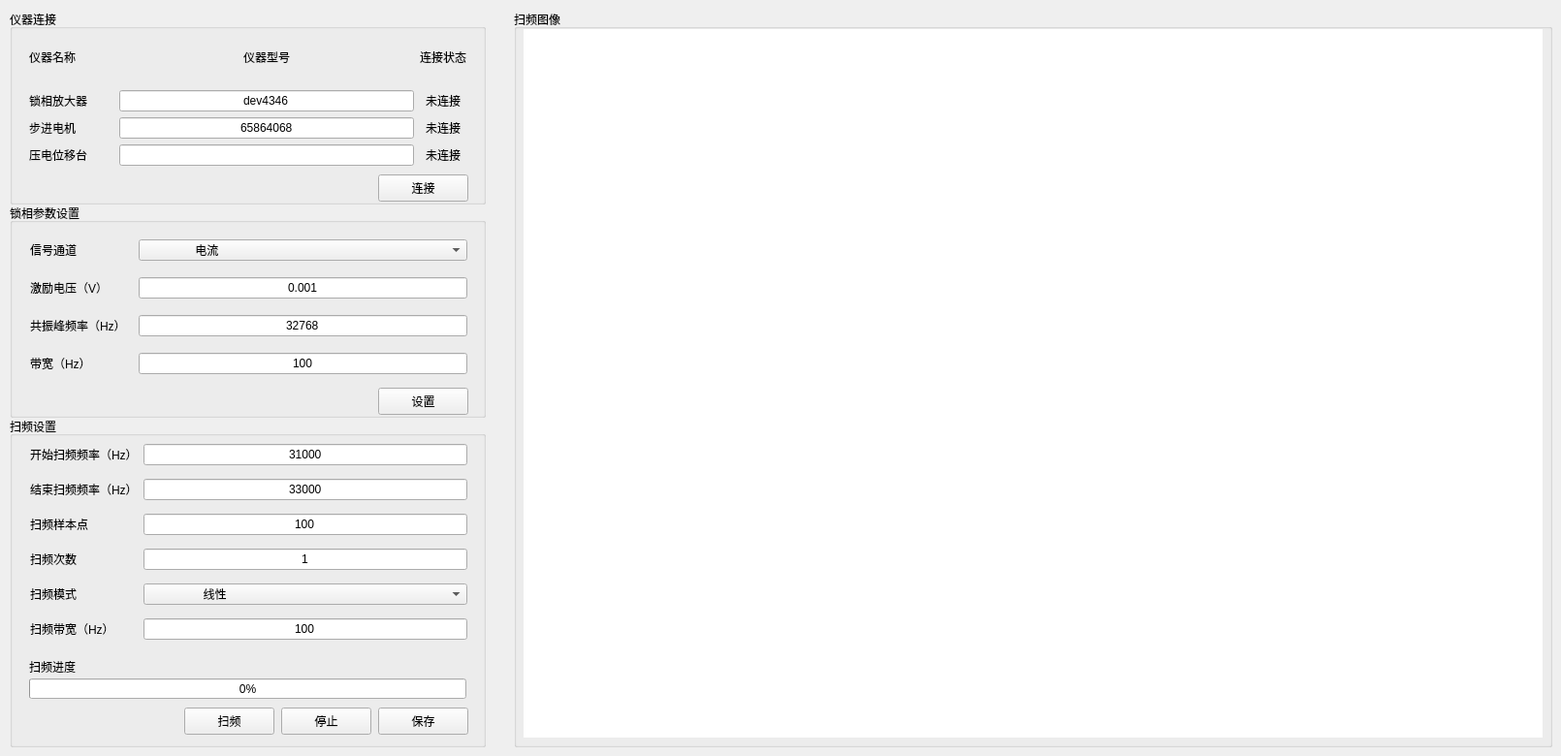
    <widget class="QWidget" name="tab_sweep">
     <attribute name="title">
      <string>仪器连接与扫频</string>
     </attribute>
     <widget class="QGroupBox" name="groupBox_connect">
      <property name="geometry">
       <rect>
        <x>10</x>
        <y>10</y>
        <width>491</width>
        <height>201</height>
       </rect>
      </property>
      <property name="title">
       <string>仪器连接</string>
      </property>
      <widget class="QWidget" name="layoutWidget">
       <property name="geometry">
        <rect>
         <x>20</x>
         <y>20</y>
         <width>451</width>
         <height>141</height>
        </rect>
       </property>
       <layout class="QGridLayout" name="gridLayout_labone_conncetion">
        <item row="0" column="0">
         <widget class="QLabel" name="label_device">
          <property name="text">
           <string>仪器名称</string>
          </property>
         </widget>
        </item>
        <item row="0" column="1">
         <widget class="QLabel" name="label_device_no">
          <property name="text">
           <string>仪器型号</string>
          </property>
          <property name="alignment">
           <set>Qt::AlignCenter</set>
          </property>
         </widget>
        </item>
        <item row="0" column="2">
         <widget class="QLabel" name="label_device_state">
          <property name="text">
           <string>连接状态</string>
          </property>
         </widget>
        </item>
        <item row="1" column="0">
         <widget class="QLabel" name="label_labone_name">
          <property name="text">
           <string>锁相放大器</string>
          </property>
         </widget>
        </item>
        <item row="1" column="1">
         <widget class="QLineEdit" name="lineEdit_labone_no">
          <property name="text">
           <string>dev4346</string>
          </property>
          <property name="alignment">
           <set>Qt::AlignCenter</set>
          </property>
         </widget>
        </item>
        <item row="1" column="2">
         <widget class="QLabel" name="label_labone_state">
          <property name="text">
           <string>未连接</string>
          </property>
          <property name="alignment">
           <set>Qt::AlignCenter</set>
          </property>
         </widget>
        </item>
        <item row="2" column="0">
         <widget class="QLabel" name="label_motor_name">
          <property name="text">
           <string>步进电机</string>
          </property>
         </widget>
        </item>
        <item row="2" column="1">
         <widget class="QLineEdit" name="lineEdit_motor_no">
          <property name="text">
           <string>65864068</string>
          </property>
          <property name="alignment">
           <set>Qt::AlignCenter</set>
          </property>
         </widget>
        </item>
        <item row="2" column="2">
         <widget class="QLabel" name="label_motor_state">
          <property name="text">
           <string>未连接</string>
          </property>
          <property name="alignment">
           <set>Qt::AlignCenter</set>
          </property>
         </widget>
        </item>
        <item row="3" column="0">
         <widget class="QLabel" name="label_mcl_name">
          <property name="sizePolicy">
           <sizepolicy hsizetype="Fixed" vsizetype="Preferred">
            <horstretch>0</horstretch>
            <verstretch>0</verstretch>
           </sizepolicy>
          </property>
          <property name="text">
           <string>压电位移台        </string>
          </property>
         </widget>
        </item>
        <item row="3" column="1">
         <widget class="QLineEdit" name="lineEdit_mcl_no">
          <property name="text">
           <string/>
          </property>
          <property name="alignment">
           <set>Qt::AlignCenter</set>
          </property>
         </widget>
        </item>
        <item row="3" column="2">
         <widget class="QLabel" name="label_mcl_state">
          <property name="text">
           <string>未连接</string>
          </property>
          <property name="alignment">
           <set>Qt::AlignCenter</set>
          </property>
         </widget>
        </item>
       </layout>
      </widget>
      <widget class="QPushButton" name="pushButton_connection">
       <property name="geometry">
        <rect>
         <x>380</x>
         <y>170</y>
         <width>93</width>
         <height>28</height>
        </rect>
       </property>
       <property name="text">
        <string>连接</string>
       </property>
      </widget>
     </widget>
     <widget class="QGroupBox" name="groupBox_setting_labone">
      <property name="geometry">
       <rect>
        <x>10</x>
        <y>210</y>
        <width>491</width>
        <height>221</height>
       </rect>
      </property>
      <property name="title">
       <string>锁相参数设置</string>
      </property>
      <widget class="QPushButton" name="pushButton_labone_para_setting">
       <property name="geometry">
        <rect>
         <x>380</x>
         <y>190</y>
         <width>93</width>
         <height>28</height>
        </rect>
       </property>
       <property name="text">
        <string>设置</string>
       </property>
      </widget>
      <widget class="QWidget" name="layoutWidget">
       <property name="geometry">
        <rect>
         <x>21</x>
         <y>26</y>
         <width>451</width>
         <height>161</height>
        </rect>
       </property>
       <layout class="QGridLayout" name="gridLayout_labone_para">
        <item row="0" column="0">
         <widget class="QLabel" name="label_labone_signal_channel">
          <property name="text">
           <string>信号通道</string>
          </property>
          <property name="alignment">
           <set>Qt::AlignLeading|Qt::AlignLeft|Qt::AlignVCenter</set>
          </property>
         </widget>
        </item>
        <item row="0" column="1">
         <widget class="QComboBox" name="comboBox_labone_channel">
          <property name="statusTip">
           <string notr="true"/>
          </property>
          <property name="styleSheet">
           <string notr="true"/>
          </property>
          <property name="currentText">
           <string comment="0">                电流</string>
          </property>
          <property name="insertPolicy">
           <enum>QComboBox::InsertAtBottom</enum>
          </property>
          <item>
           <property name="text">
            <string>                电流</string>
           </property>
          </item>
          <item>
           <property name="text">
            <string>                电压</string>
           </property>
          </item>
         </widget>
        </item>
        <item row="1" column="0">
         <widget class="QLabel" name="label_labone_voltage">
          <property name="text">
           <string>激励电压（V）</string>
          </property>
          <property name="alignment">
           <set>Qt::AlignLeading|Qt::AlignLeft|Qt::AlignVCenter</set>
          </property>
         </widget>
        </item>
        <item row="1" column="1">
         <widget class="QLineEdit" name="lineEdit_labone_voltage">
          <property name="text">
           <string>0.001</string>
          </property>
          <property name="alignment">
           <set>Qt::AlignCenter</set>
          </property>
         </widget>
        </item>
        <item row="2" column="0">
         <widget class="QLabel" name="label_labone_frequency">
          <property name="sizePolicy">
           <sizepolicy hsizetype="Fixed" vsizetype="Preferred">
            <horstretch>0</horstretch>
            <verstretch>0</verstretch>
           </sizepolicy>
          </property>
          <property name="text">
           <string>共振峰频率（Hz）  </string>
          </property>
          <property name="alignment">
           <set>Qt::AlignLeading|Qt::AlignLeft|Qt::AlignVCenter</set>
          </property>
         </widget>
        </item>
        <item row="2" column="1">
         <widget class="QLineEdit" name="lineEdit_labone_frequency">
          <property name="text">
           <string>32768</string>
          </property>
          <property name="alignment">
           <set>Qt::AlignCenter</set>
          </property>
         </widget>
        </item>
        <item row="3" column="0">
         <widget class="QLabel" name="label_labone_bindwidth">
          <property name="text">
           <string>带宽（Hz）</string>
          </property>
          <property name="alignment">
           <set>Qt::AlignLeading|Qt::AlignLeft|Qt::AlignVCenter</set>
          </property>
         </widget>
        </item>
        <item row="3" column="1">
         <widget class="QLineEdit" name="lineEdit_labone_bindwidth">
          <property name="sizePolicy">
           <sizepolicy hsizetype="Expanding" vsizetype="Fixed">
            <horstretch>0</horstretch>
            <verstretch>0</verstretch>
           </sizepolicy>
          </property>
          <property name="text">
           <string>100</string>
          </property>
          <property name="alignment">
           <set>Qt::AlignCenter</set>
          </property>
         </widget>
        </item>
       </layout>
      </widget>
     </widget>
     <widget class="QGroupBox" name="groupBox_sweep">
      <property name="geometry">
       <rect>
        <x>10</x>
        <y>430</y>
        <width>491</width>
        <height>341</height>
       </rect>
      </property>
      <property name="title">
       <string>扫频设置</string>
      </property>
      <widget class="QPushButton" name="pushButton_sweep_save">
       <property name="geometry">
        <rect>
         <x>380</x>
         <y>300</y>
         <width>93</width>
         <height>28</height>
        </rect>
       </property>
       <property name="text">
        <string>保存</string>
       </property>
      </widget>
      <widget class="QPushButton" name="pushButton_sweep_stop">
       <property name="geometry">
        <rect>
         <x>280</x>
         <y>300</y>
         <width>93</width>
         <height>28</height>
        </rect>
       </property>
       <property name="text">
        <string>停止</string>
       </property>
      </widget>
      <widget class="QPushButton" name="pushButton_sweep">
       <property name="geometry">
        <rect>
         <x>180</x>
         <y>300</y>
         <width>93</width>
         <height>28</height>
        </rect>
       </property>
       <property name="text">
        <string>扫频</string>
       </property>
       <property name="checkable">
        <bool>false</bool>
       </property>
       <property name="checked">
        <bool>false</bool>
       </property>
      </widget>
      <widget class="QProgressBar" name="progressBar_sweep">
       <property name="geometry">
        <rect>
         <x>20</x>
         <y>270</y>
         <width>451</width>
         <height>21</height>
        </rect>
       </property>
       <property name="value">
        <number>0</number>
       </property>
      </widget>
      <widget class="QLabel" name="label_sweep_prograss">
       <property name="geometry">
        <rect>
         <x>20</x>
         <y>250</y>
         <width>72</width>
         <height>15</height>
        </rect>
       </property>
       <property name="text">
        <string>扫频进度</string>
       </property>
      </widget>
      <widget class="QWidget" name="layoutWidget">
       <property name="geometry">
        <rect>
         <x>21</x>
         <y>20</y>
         <width>451</width>
         <height>221</height>
        </rect>
       </property>
       <layout class="QGridLayout" name="gridLayout_sweep">
        <item row="0" column="0">
         <widget class="QLabel" name="label_start_sweep">
          <property name="text">
           <string>开始扫频频率（Hz）</string>
          </property>
          <property name="alignment">
           <set>Qt::AlignLeading|Qt::AlignLeft|Qt::AlignVCenter</set>
          </property>
         </widget>
        </item>
        <item row="0" column="1">
         <widget class="QLineEdit" name="lineEdit_start_sweep">
          <property name="text">
           <string>31000</string>
          </property>
          <property name="alignment">
           <set>Qt::AlignCenter</set>
          </property>
         </widget>
        </item>
        <item row="1" column="0">
         <widget class="QLabel" name="label_stop_sweep">
          <property name="text">
           <string>结束扫频频率（Hz）</string>
          </property>
          <property name="alignment">
           <set>Qt::AlignLeading|Qt::AlignLeft|Qt::AlignVCenter</set>
          </property>
         </widget>
        </item>
        <item row="1" column="1">
         <widget class="QLineEdit" name="lineEdit_stop_sweep">
          <property name="text">
           <string>33000</string>
          </property>
          <property name="alignment">
           <set>Qt::AlignCenter</set>
          </property>
         </widget>
        </item>
        <item row="2" column="0">
         <widget class="QLabel" name="label_sample_sweep">
          <property name="text">
           <string>扫频样本点</string>
          </property>
          <property name="alignment">
           <set>Qt::AlignLeading|Qt::AlignLeft|Qt::AlignVCenter</set>
          </property>
         </widget>
        </item>
        <item row="2" column="1">
         <widget class="QLineEdit" name="lineEdit_sample_sweep">
          <property name="text">
           <string>100</string>
          </property>
          <property name="alignment">
           <set>Qt::AlignCenter</set>
          </property>
         </widget>
        </item>
        <item row="3" column="0">
         <widget class="QLabel" name="label_count_sweep">
          <property name="text">
           <string>扫频次数</string>
          </property>
          <property name="alignment">
           <set>Qt::AlignLeading|Qt::AlignLeft|Qt::AlignVCenter</set>
          </property>
         </widget>
        </item>
        <item row="3" column="1">
         <widget class="QLineEdit" name="lineEdit_count_sweep">
          <property name="text">
           <string>1</string>
          </property>
          <property name="alignment">
           <set>Qt::AlignCenter</set>
          </property>
         </widget>
        </item>
        <item row="4" column="0">
         <widget class="QLabel" name="label_mode_sweep">
          <property name="text">
           <string>扫频模式</string>
          </property>
          <property name="alignment">
           <set>Qt::AlignLeading|Qt::AlignLeft|Qt::AlignVCenter</set>
          </property>
         </widget>
        </item>
        <item row="4" column="1">
         <widget class="QComboBox" name="comboBox_mode_sweep">
          <item>
           <property name="text">
            <string>                 线性</string>
           </property>
          </item>
          <item>
           <property name="text">
            <string>                 对数</string>
           </property>
          </item>
         </widget>
        </item>
        <item row="5" column="0">
         <widget class="QLabel" name="label_bindwidth_sweep">
          <property name="text">
           <string>扫频带宽（Hz）</string>
          </property>
          <property name="alignment">
           <set>Qt::AlignLeading|Qt::AlignLeft|Qt::AlignVCenter</set>
          </property>
         </widget>
        </item>
        <item row="5" column="1">
         <widget class="QLineEdit" name="lineEdit_bindwidth_sweep">
          <property name="text">
           <string>100</string>
          </property>
          <property name="alignment">
           <set>Qt::AlignCenter</set>
          </property>
         </widget>
        </item>
       </layout>
      </widget>
     </widget>
     <widget class="QGroupBox" name="groupBox_sweep_picture">
      <property name="geometry">
       <rect>
        <x>530</x>
        <y>10</y>
        <width>1071</width>
        <height>761</height>
       </rect>
      </property>
      <property name="title">
       <string>扫频图像</string>
      </property>
      <widget class="QLabel" name="label_sweep_picture">
       <property name="geometry">
        <rect>
         <x>10</x>
         <y>20</y>
         <width>1051</width>
         <height>731</height>
        </rect>
       </property>
       <property name="styleSheet">
        <string notr="true">background-color: rgb(255, 255, 255);</string>
       </property>
       <property name="text">
        <string/>
       </property>
      </widget>
     </widget>
    </widget>
